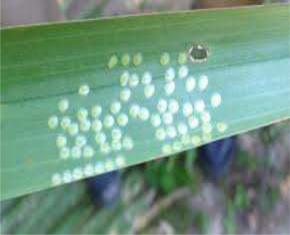
%> input picture caterpilar_eggs.png, 290 x 235 px
$ octave Trabalho_final.m   (GNU Octave 9; MATLAB toolbox functions it lacks are replaced by stand-ins)
%> lines starting %> are read from the running program, lines starting %| are printed output that depends on the picture; in (x1, y1, x2, y2) boxes, pixels count from 0 and x2, y2 are one past the last pixel; in counts of white or black regions, pixels touching at a corner belong together; the program's own positions count from 1
% Trabalho Final de INTRODUCAO AO PROCESSAMENTO DE IMAGENS - Turma 01 - 2023/1
% Alunos:
%         João Victor Pinheiro de Souza - 180103407
%         Ândrey Galvão Mendes - 180097911

clear all
close all
clc

I = imread('caterpilar_eggs.png');
%> I is the input picture: size 235x290x3 uint8; mean R, G, B 115.7, 152.7, 132.5
#figure; imshow(I,[]);

I = imcrop(I,[33 45 200 150]);
%> I: size 151x201x3 uint8
figure; imshow(I,[]);

Ihsv = rgb2hsv(I);
%> Ihsv: size 151x201x3 double; mean H, S, V 0.432, 0.301, 0.671
##figure; imshow(Ihsv,[]);

Ivalue = Ihsv(:,:,3);
##figure; imshow(Ivalue,[]);


Igray = mat2gray(Ivalue);
#figure; imshow(Igray, []);
IT = Igray;
Ieq = histeq(Igray);
#figure; imshow(Ieq, []);

Ifil = imadjust(Ieq, [], [], 5); %era 5
#figure; imshow(Ifil, []);

elemento_estruturante = strel('disk', 10, 0);
Ibw = imtophat(Ifil, elemento_estruturante);
Ibw2=Ibw;
figure; imshow(Ibw, []);

t = graythresh(Ieq);
%> t = 0.498
Ibweq = im2bw(Ieq, t);
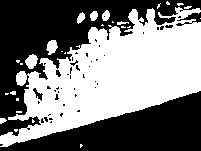
%> Ibweq: size 151x201 logical; 49.5% white; 28 white regions (19 under 20 px), largest, box (x1, y1, x2, y2) and area: (0, 7, 201, 147) 14347, (25, 54, 38, 69) 131, (46, 40, 58, 55) 120
##Ibw = Igray > 1;
#figure; imshow(Ibweq, []);

t = graythresh(Ibw);
%> t = 0.31
Ibw = im2bw(Ibw, t);
%> Ibw: size 151x201 logical; 17.7% white; 39 white regions (5 under 20 px), largest, box (x1, y1, x2, y2) and area: (20, 112, 93, 141) 607, (162, 56, 181, 98) 383, (130, 79, 169, 110) 383
#Ibw = Igray > 1;
figure; imshow(Ibw, []);

#################################################
% PARTE QUE VAI PEGAR O MACADOR INTERNO
% Transformação de Distância de Imagem Binária
D = bwdist(~Ibw);
figure;imshow(D,[]);

% Essa operação resulta em uma imagem em que os valores dos pixels são invertidos
D = 255-uint8(D)
%> D: size 151x201 uint8
#D = -D;
#figure;imshow(D,[]);

# produz pequenos pontos que estão aproximadamente no meio dos Ovos a serem segmentadas
mask = imextendedmin(D,1);
%> mask: size 151x201 logical; 3.7% white in thin lines or dots, all inside (x1, y1, x2, y2) = (20, 10, 194, 138)
figure; imshowpair(Ibw,mask,'blend')
#################################################
D = bwdist(Ibw);
%> D: size 151x201 single
#D = 255-uint8(D)

DL = watershed(D);
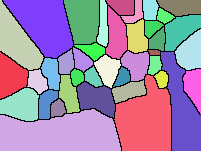
%> DL: size 151x201 uint8; 40 distinct labels, from 0 to 39; one colour per label, 0 black
figure;imshow(DL)
title("DL")

bgm = DL == 0;
%> bgm: size 151x201 logical; 6.9% white in thin lines or dots
figure;imshow(bgm)
title("Watershed Ridge Lines")

DL(~Ibw) = 0;
figure;imshow(DL)
title("ws")

Igray2 = Igray;
Igray2(bgm)=0;
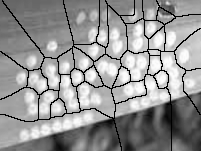
%> Igray2: size 151x201 double; min 0, max 1, mean 0.58
figure;imshow(Igray2,[]);

L2 = DL;

###########################################3
Igray=Ibw2;

gmag = imgradient(Igray);
figure;imshow(gmag);

# Pegando o Minimo Local da imagem
gmag2 = imimposemin(gmag, bgm| mask);
figure;imshow(gmag2);

L = watershed(gmag2);
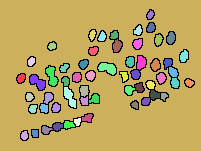
%> L: size 151x201 uint8; 58 distinct labels, from 0 to 57; one colour per label, 0 black
figure;imshow(L==0);

% Converter a imagem original para RGB
redChannel = L2;
greenChannel = L2;
redChannel(~L) = 255;
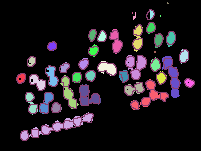
%> redChannel: size 151x201 uint8; 41 distinct labels, from 0 to 255; one colour per label, 0 black
greenChannel(~L) = 0;
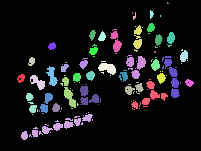
%> greenChannel: size 151x201 uint8; 40 distinct labels, from 0 to 39; one colour per label, 0 black
rgbImage = cat(3, redChannel, greenChannel, greenChannel);
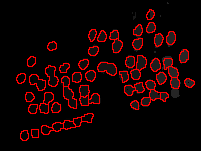
%> rgbImage: size 151x201x3 uint8; mean R, G, B 21.1, 2.2, 2.2
figure; imshow(rgbImage);
